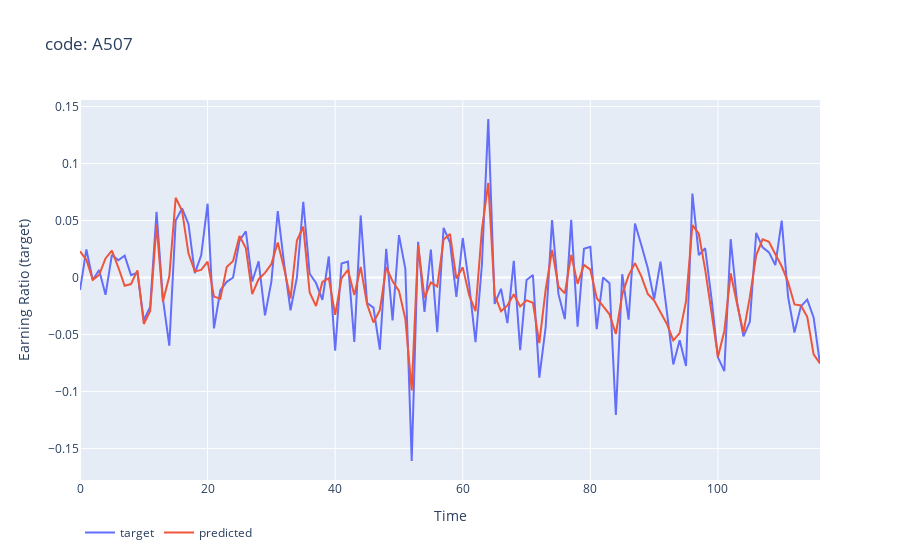

Here is the notebook cell this chart was saved with:
### Code cell
# code 'A507' 학습 (100 epoch)
lstm_train_visualize(train_df, 'A507', feat_cols, num_epochs=100, seq_len=12)
